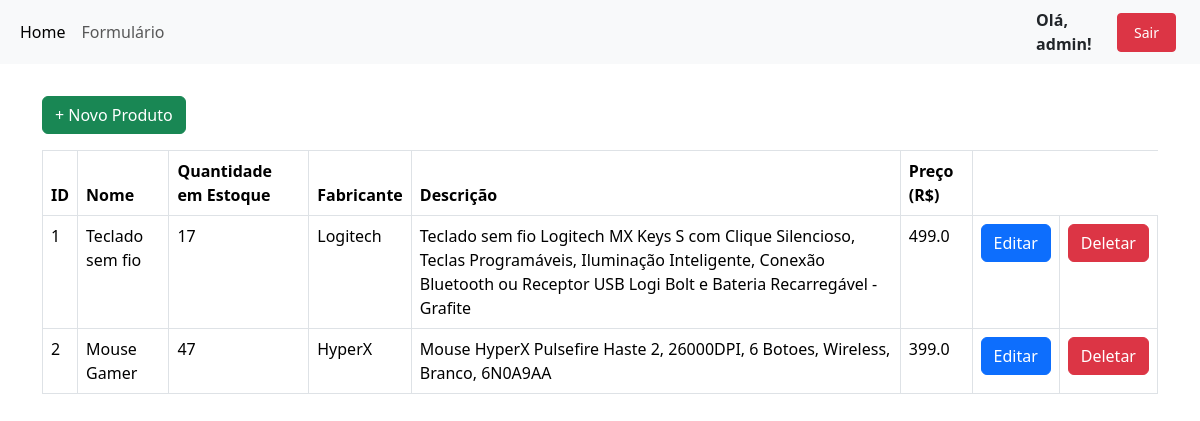
Screenshot of /index (signed in) with the database file from the repository.
### tables this page shows
CREATE TABLE produtos (
                    ID INTEGER PRIMARY KEY AUTOINCREMENT,
                    NOME TEXT,
                    QUANTIDADE_ESTOQUE INTEGER,
                    FABRICANTE TEXT,
                    DESCRICAO TEXT,
                    PRECO REAL);

### routes/produto.py (the view)
@bp_produto.route("/")
@bp_produto.route("/index")
def index():
    if "user_id" not in session:
        flash("Você precisa fazer login para acessar essa página")
        return  redirect(url_for("auth.login"))
    con = sql.connect("form_db.db")
    con.row_factory=sql.Row
    cur=con.cursor()
    cur.execute("select * from produtos")
    data = cur.fetchall()
    return render_template("index.html", datas=data)

### templates/index.html (shortened to what this page needs)
{% extends 'layout.html' %}
{% block body %}
<p class="text-right"><a href="{{url_for('produto.add_produto')}}" class="btn btn-success">+ Novo Produto</a></p>
<table class="table table-bordered">
    <thead>
      <tr>
        <th scope="col">ID</th>
        <th scope="col">Nome</th>
        <th scope="col">Quantidade em Estoque</th>
        <th scope="col">Fabricante</th>
        <th scope="col">Descrição</th>
        <th scope="col">Preço (R$)</th>
      </tr>
    </thead>
    <tbody>
        {% for row in datas %}
        <tr>
            <td>{{loop.index}}</td>
            <td>{{row.NOME}}</td>
            <td>{{row.QUANTIDADE_ESTOQUE}}</td>
            <td>{{row.FABRICANTE}}</td>
            <td>{{row.DESCRICAO}}</td>
            <td>{{row.PRECO}}</td>
            <td><a href="{{url_for('produto.edit_produto', id=row.ID)}}" class="btn btn-primary">Editar</a></td>
            <td><a href="{{url_for('produto.delete_produto', id=row.ID)}}" class="btn btn-danger" onclick="return confirm('Tem certeza que deseja apagar?')">Deletar</a></td>
        </tr>
      {% endfor %}
    </tbody>
  </table>
{% endblock %}

### templates/layout.html (shortened to what this page needs)
<!DOCTYPE html>
<html lang="en">
<head>
    <link href="https://cdn.jsdelivr.net/npm/bootstrap@5.3.3/dist/css/bootstrap.min.css" rel="stylesheet">
</head>
<body>
    <header>
      {% if request.endpoint != 'auth.login' %}
        <nav class="navbar navbar-expand-lg bg-body-tertiary">
            <div class="container-fluid">
              <div class="collapse navbar-collapse" id="navbarNavAltMarkup">
                <div class="navbar-nav">
                  <a class="nav-link active" aria-current="page" href="{{url_for('produto.index')}}">Home</a>
                  <a class="nav-link" href="{{url_for('produto.add_produto')}}">Formulário</a>
                </div>
              </div>
            </div>
          {% if session.user_name %}
          <div class="d-flex align-items-center">
              <span class="me-3 fw-bold">Olá, {{ session.user_name }}!</span>
              <a href="{{ url_for('auth.logout') }}" class="btn btn-danger btn-sm px-3 py-2 me-4">Sair</a>
          </div>
          {% endif %}
          </nav>
        {% endif %}
    </header>
    <div class="container pt-3">
        {% block body %}
        {% endblock %}
    </div>
</body>
</html>

### rows the page displays
produtos: NOME "Teclado sem fio", QUANTIDADE_ESTOQUE "17", FABRICANTE "Logitech", DESCRICAO "Teclado sem fio Logitech MX Keys S com Clique Silencioso, Teclas Programáveis, Iluminação Inteligente, Conexão Bluetooth ou Receptor USB Logi Bolt e Bateria Recarregável - Grafite", PRECO "499.0"
produtos: NOME "Mouse Gamer", QUANTIDADE_ESTOQUE "47", FABRICANTE "HyperX", DESCRICAO "Mouse HyperX Pulsefire Haste 2, 26000DPI, 6 Botoes, Wireless, Branco, 6N0A9AA", PRECO "399.0"

### other values shown
{{ session.user_name }} "admin"
